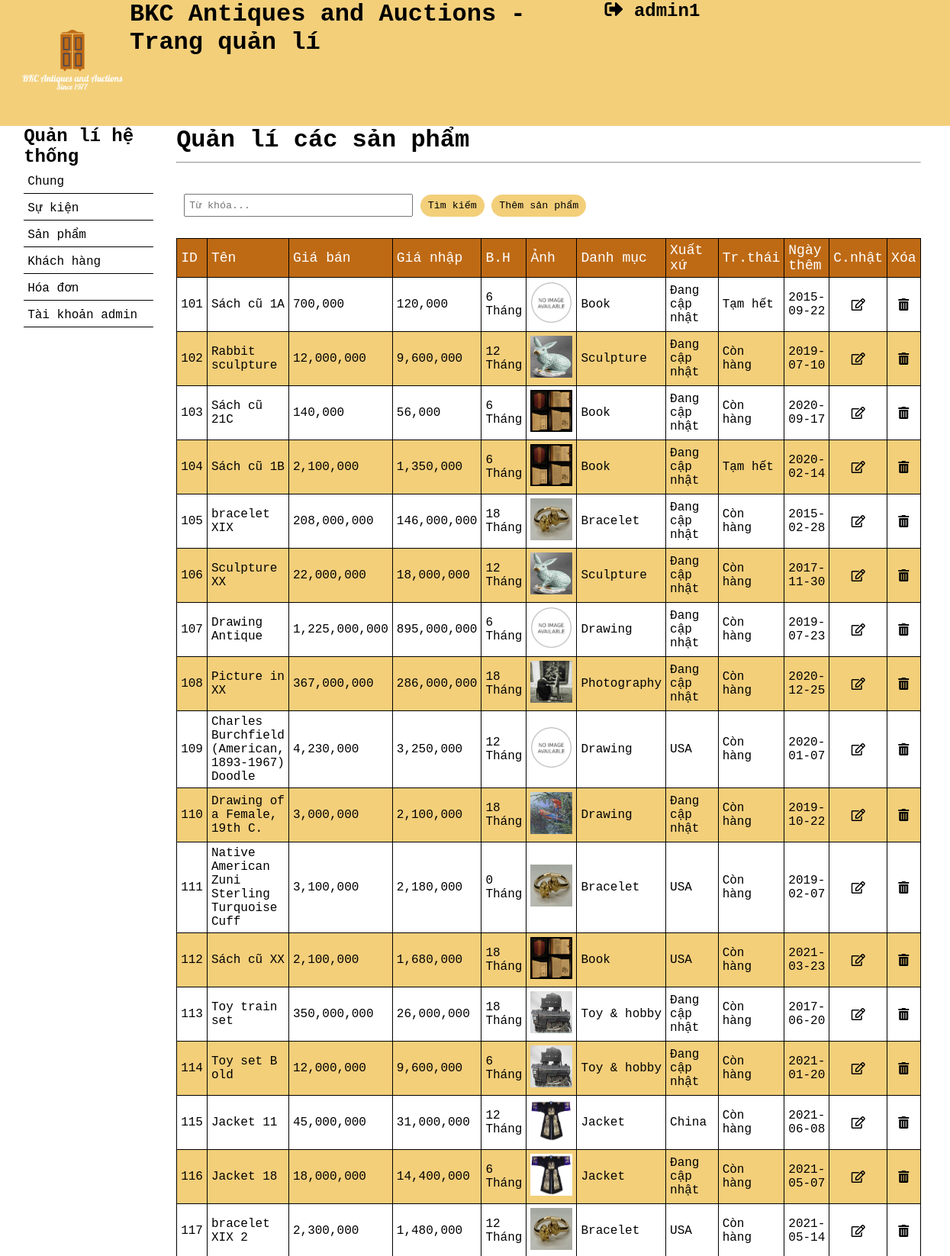
Page /Website_design_and_development/admin/manager_product.php (signed in, upper part) on the committed database.
### tables this page shows
CREATE TABLE `san_pham` (
  `id` int(11) NOT NULL,
  `ten` varchar(128) NOT NULL,
  `gia` int(11) NOT NULL,
  `gia_nhap` int(128) NOT NULL,
  `ngay_nhap` date NOT NULL,
  `bao_hanh` int(3) DEFAULT NULL,
  `hinh_anh` varchar(200) DEFAULT NULL,
  `id_danh_muc` int(11) NOT NULL,
  `id_hang` int(11) NOT NULL,
  `mo_ta` varchar(1000) DEFAULT NULL,
  `status` tinyint(1) NOT NULL
);

CREATE TABLE `danh_muc` (
  `id` int(11) NOT NULL,
  `parent_id` int(11) DEFAULT NULL,
  `ten_danh_muc` varchar(100) NOT NULL
);

CREATE TABLE `hang` (
  `id` int(11) NOT NULL,
  `ten_hang` varchar(64) NOT NULL
);

### Website_design_and_development/admin/manager_product.php (the view, shortened to what this page needs)
<!DOCTYPE html>
<html>
<head>
    <link rel="stylesheet" type="text/css" href="css/style.css">
    <link rel="stylesheet" type="text/css" href="../webfonts/all.css">
<body>
    <?php
        require_once 'includes/connect.php';
        $sql='';
        if(isset($_GET['submit'])){
            $timkiem=$_GET["txtsearch"];
            $sql="SELECT sp.*, dm.ten_danh_muc as 'danh_muc', h.ten_hang as 'hang'
                FROM `san_pham` sp, `danh_muc` dm, `hang` h
                WHERE sp.id_danh_muc = dm.id AND sp.id_hang = h.id AND sp.ten LIKE '%$timkiem%' OR sp.id = '$timkiem'";
        }else{
            $sql="SELECT sp.*, dm.ten_danh_muc as 'danh_muc', h.ten_hang as 'hang'
                FROM `san_pham` sp, `danh_muc` dm, `hang` h
                WHERE sp.id_danh_muc = dm.id AND sp.id_hang = h.id";
        }
        $result=mysqli_query($connect,$sql);
    ?>
    <?php require_once 'includes/header.php'; ?>
    <div class="main">
        <div class="left">
            <?php require_once 'includes/menu.php'; ?></div>
        <div class="right">
            <div class="right1">
                <h1>Quản lí các sản phẩm</h1>
                <hr>
                <form action="manager_product.php" method="GET" class="search-form">
                    <input type="text" name="txtsearch" placeholder="Từ khóa...">
                    <button type="submit" name="submit">Tìm kiếm</button>
                    <button><a href="add_prd.php">Thêm sản phẩm</a></button>
                </form>
                <br>
                <table class="content-table">
                    <tr>
                        <td>ID</td>
                        <td>Tên</td>
                        <td>Giá bán</td>
                        <td>Giá nhập</td>
                        <td>B.H</td>
                        <td>Ảnh</td>
                        <td>Danh mục</td>
                        <td>Xuất xứ</td>
                        <td>Tr.thái</td>
                        <td>Ngày thêm</td>
                        <td>C.nhật</td>
                        <td>Xóa</td>
                    </tr>
                    <?php
                        while ($row=mysqli_fetch_assoc($result)) {
                    ?>
                    <tr>
                        <td><?= $row['id']; ?></td>
                        <td><?= $row['ten']; ?></td>
                        <td><?= number_format($row['gia']); ?></td>
                        <td><?= number_format($row['gia_nhap']); ?></td>
                        <td><?= $row['bao_hanh']." Tháng"; ?></td>
                        <td><img width="55px" height="55px"
                                src="../images/product-picture/<?= $row['hinh_anh']; ?>"></td>
                        <td><?= $row['danh_muc']; ?></td>
                        <td><?= $row['hang']; ?></td>
                        <td><?= ($row['status'] == 1 ) ? "Còn hàng" : "Tạm hết"; ?></td>
                        <td><?= $row['ngay_nhap'] ?></td>
                        <td><a href="update_prd.php?id=<?= $row['id'] ?>"><i class="far fa-edit"></i></a></td>
                        <td><a href="delete_prd.php?id=<?= $row['id'] ?>"><i class="fas fa-trash-alt"></i></a>
                        </td>
                    </tr>
                    <?php };?>
                </table>
            </div>
        </div>
    </div>
</body>
</html>

### Website_design_and_development/admin/style.css (style rules this page uses)
* { padding: 0; margin: 0; font-family: monospace, Helvetica, sans-serif; box-sizing: border-box; }
a { text-decoration: none; color: black; }
.main { background-color: white; width: 95%; margin: auto; display: flex; overflow: visible; }
.left { min-width: 170px; }
.right { flex: 1; overflow: visible; margin: auto; padding: 0px 30px 10px 30px; text-align: left; }
.right hr { margin-top: 10px; margin-bottom: 30px; }
.right1 { overflow: visible; }
.search-form { padding: 10px; }
.search-form input[type] { padding-left: 5px; width: 300px; height: 30px; }
.search-form button { padding: 7px 10px; background: #f3cf7a; border-radius: 20px; border: none }
.content-table { min-width: 50%; overflow: visible; border-collapse: collapse; }
.content-table td { padding: 5px; border: 1px solid black; max-width: 300px; }
.content-table tr:nth-child(odd) { background: #f3cf7a; }
.content-table tr:first-child { background: #be6a15; color: white; font-size: large; }
.content-table i { display: block; width: 100%; margin: auto; text-align: center; }

### rows in the picture
san_pham: id "101", ten "Sách cũ 1A", gia "700,000", gia_nhap "120,000", bao_hanh "6", hinh_anh (placeholder picture), id_danh_muc.ten_danh_muc "Book", id_hang.ten_hang "Đang cập nhật", status "Tạm hết", ngay_nhap "2015-09-22"
san_pham: id "102", ten "Rabbit sculpture", gia "12,000,000", gia_nhap "9,600,000", bao_hanh "12", hinh_anh (picture), id_danh_muc.ten_danh_muc "Sculpture", id_hang.ten_hang "Đang cập nhật", status "Còn hàng", ngay_nhap "2019-07-10"
san_pham: id "103", ten "Sách cũ 21C", gia "140,000", gia_nhap "56,000", bao_hanh "6", hinh_anh (picture), id_danh_muc.ten_danh_muc "Book", id_hang.ten_hang "Đang cập nhật", status "Còn hàng", ngay_nhap "2020-09-17"
san_pham: id "104", ten "Sách cũ 1B", gia "2,100,000", gia_nhap "1,350,000", bao_hanh "6", hinh_anh (picture), id_danh_muc.ten_danh_muc "Book", id_hang.ten_hang "Đang cập nhật", status "Tạm hết", ngay_nhap "2020-02-14"
san_pham: id "105", ten "bracelet XIX", gia "208,000,000", gia_nhap "146,000,000", bao_hanh "18", hinh_anh (picture), id_danh_muc.ten_danh_muc "Bracelet", id_hang.ten_hang "Đang cập nhật", status "Còn hàng", ngay_nhap "2015-02-28"
san_pham: id "106", ten "Sculpture XX", gia "22,000,000", gia_nhap "18,000,000", bao_hanh "12", hinh_anh (picture), id_danh_muc.ten_danh_muc "Sculpture", id_hang.ten_hang "Đang cập nhật", status "Còn hàng", ngay_nhap "2017-11-30"
san_pham: id "107", ten "Drawing Antique", gia "1,225,000,000", gia_nhap "895,000,000", bao_hanh "6", hinh_anh (placeholder picture), id_danh_muc.ten_danh_muc "Drawing", id_hang.ten_hang "Đang cập nhật", status "Còn hàng", ngay_nhap "2019-07-23"
san_pham: id "108", ten "Picture in XX", gia "367,000,000", gia_nhap "286,000,000", bao_hanh "18", hinh_anh (picture), id_danh_muc.ten_danh_muc "Photography", id_hang.ten_hang "Đang cập nhật", status "Còn hàng", ngay_nhap "2020-12-25"
san_pham: id "109", ten "Charles Burchfield (American, 1893-1967) Doodle", gia "4,230,000", gia_nhap "3,250,000", bao_hanh "12", hinh_anh (placeholder picture), id_danh_muc.ten_danh_muc "Drawing", id_hang.ten_hang "USA", status "Còn hàng", ngay_nhap "2020-01-07"
san_pham: id "110", ten "Drawing of a Female, 19th C.", gia "3,000,000", gia_nhap "2,100,000", bao_hanh "18", hinh_anh (picture), id_danh_muc.ten_danh_muc "Drawing", id_hang.ten_hang "Đang cập nhật", status "Còn hàng", ngay_nhap "2019-10-22"
san_pham: id "111", ten "Native American Zuni Sterling Turquoise Cuff", gia "3,100,000", gia_nhap "2,180,000", bao_hanh "0", hinh_anh (picture), id_danh_muc.ten_danh_muc "Bracelet", id_hang.ten_hang "USA", status "Còn hàng", ngay_nhap "2019-02-07"
san_pham: id "112", ten "Sách cũ XX", gia "2,100,000", gia_nhap "1,680,000", bao_hanh "18", hinh_anh (picture), id_danh_muc.ten_danh_muc "Book", id_hang.ten_hang "USA", status "Còn hàng", ngay_nhap "2021-03-23"
san_pham: id "113", ten "Toy train set", gia "350,000,000", gia_nhap "26,000,000", bao_hanh "18", hinh_anh (picture), id_danh_muc.ten_danh_muc "Toy & hobby", id_hang.ten_hang "Đang cập nhật", status "Còn hàng", ngay_nhap "2017-06-20"
san_pham: id "114", ten "Toy set B old", gia "12,000,000", gia_nhap "9,600,000", bao_hanh "6", hinh_anh (picture), id_danh_muc.ten_danh_muc "Toy & hobby", id_hang.ten_hang "Đang cập nhật", status "Còn hàng", ngay_nhap "2021-01-20"
san_pham: id "115", ten "Jacket 11", gia "45,000,000", gia_nhap "31,000,000", bao_hanh "12", hinh_anh (picture), id_danh_muc.ten_danh_muc "Jacket", id_hang.ten_hang "China", status "Còn hàng", ngay_nhap "2021-06-08"
san_pham: id "116", ten "Jacket 18", gia "18,000,000", gia_nhap "14,400,000", bao_hanh "6", hinh_anh (picture), id_danh_muc.ten_danh_muc "Jacket", id_hang.ten_hang "Đang cập nhật", status "Còn hàng", ngay_nhap "2021-05-07"
san_pham: id "117", ten "bracelet XIX 2", gia "2,300,000", gia_nhap "1,480,000", bao_hanh "12", hinh_anh (picture), id_danh_muc.ten_danh_muc "Bracelet", id_hang.ten_hang "USA", status "Còn hàng", ngay_nhap "2021-05-14"

### other values in the picture
$_SESSION['ad_username'] "admin1"
